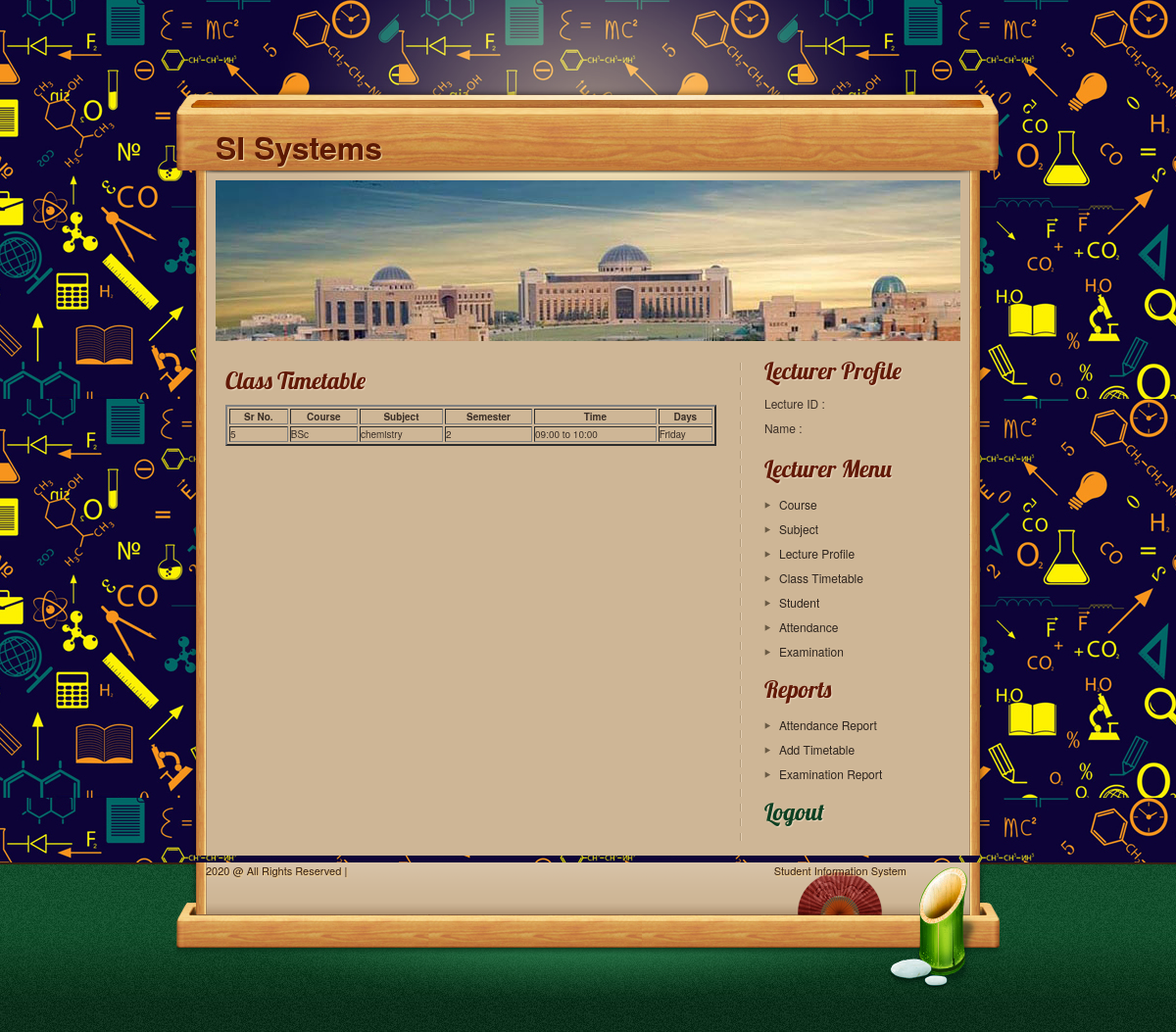
Screenshot of /SIstudent/admin/lecturer/timetable.php with the database file from the repository.
### tables this page shows
CREATE TABLE `timetable` (
  `time_id` int(11) NOT NULL,
  `coursename` varchar(30) NOT NULL,
  `submane` varchar(30) NOT NULL,
  `semester` varchar(30) NOT NULL,
  `time` varchar(30) NOT NULL,
  `days` varchar(30) NOT NULL
);

### SIstudent/admin/lecturer/timetable.php (the view, shortened to what this page needs)
<?php
include("header.php");
include("conection.php");
?>
<section id="page">
<header id="pageheader" class="normalheader">
<h2 class="sitedescription">
  </h2>
</header>
<section id="contents">
<article class="post">
  <header class="postheader">
  <h2>Class Timetable</h2>
  </header>
  <section class="entry">
<form  method="POST" action="sresult.php" id="formID" name="form1" >
<table width="501" border="2">
  <tr>
  <th>Sr No.</th>
    <th>Course </th>
	 <th>Subject</th>
	<th>Semester </th>
    <th>Time</th>
	 <th>Days</th>
  </tr>
<?php
$ret=mysqli_query($con,"select * from timetable");
while ($row=mysqli_fetch_array($ret)) {
?>
<tr>
  <td><?php  echo $row['time_id'];?></td>
   <td><?php echo $row['coursename'];?></td>
    <td><?php echo $row['submane'];?></td>
  <td><?php echo $row['semester'];?></td>
  <td><?php echo $row['time'];?></td>
  <td><?php echo $row['days'];?></td>
</tr>
<?php
}?>
</table>
   <br>
</form>
</section>
</article>
</section>
<?php
include("lecturemenu.php");
include("footer.php");
?>

### SIstudent/admin/lecturer/style.css (style rules this page uses)
html, body { height:100%; }
body { background: url(images/bodybg.jpg) repeat; font-family:"Helvetica Neue", Helvetica, Verdana, sans-serif; color:#3b2f27; position:relative; }
#page { background: url(images/pagebg.png) repeat-y; padding:0 40px; }
#pageheader { margin-bottom:15px; }
.normalheader { background:url(images/normalheader.jpg) no-repeat; height:164px; }
#contents { width:525px; float:left; padding-right:12px; background:url(images/sidebar-devider.png) right top repeat-y; min-height:500px; margin-bottom:10px; }
.post { margin-bottom:20px; padding:10px; }
#page h2 { font:2.4em 'Lobster', Arial, Helvetica, sans-serif; color:#621907; text-shadow:#ead7be 1px 1px 1px; }
.postheader { margin-bottom:10px; }
.sitedescription { color:#9edab8; font:normal 1.6em 'FertigoProRegular', Arial, sans-serif!important; color:#9edab8!important; text-shadow:#08421f 1px 1px 1px!important; }
.normalheader .sitedescription { padding:60px 280px 0 20px; }

### rows the page displays
timetable: time_id "5", coursename "BSc", submane "chemistry", semester "2", time "09:00 to 10:00", days "Friday"
